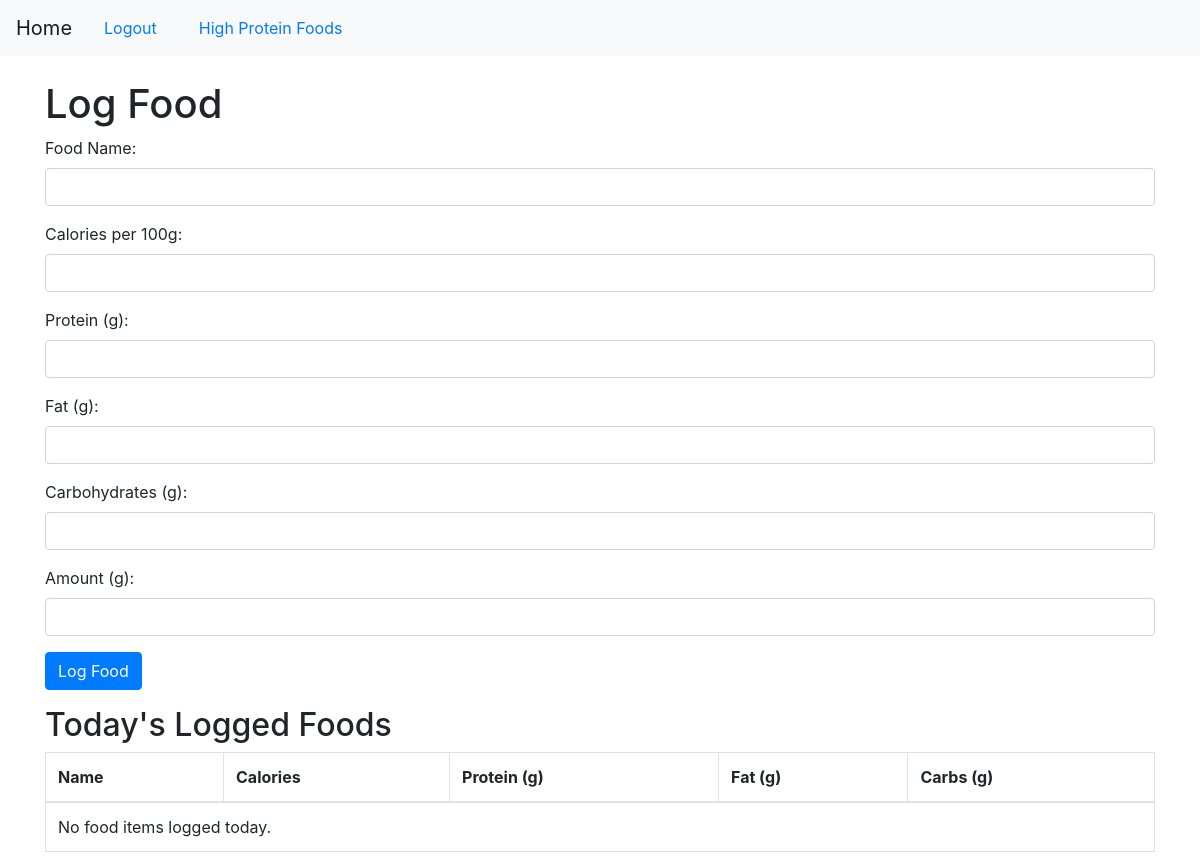
Before: /log_food (signed in) with the older database file.
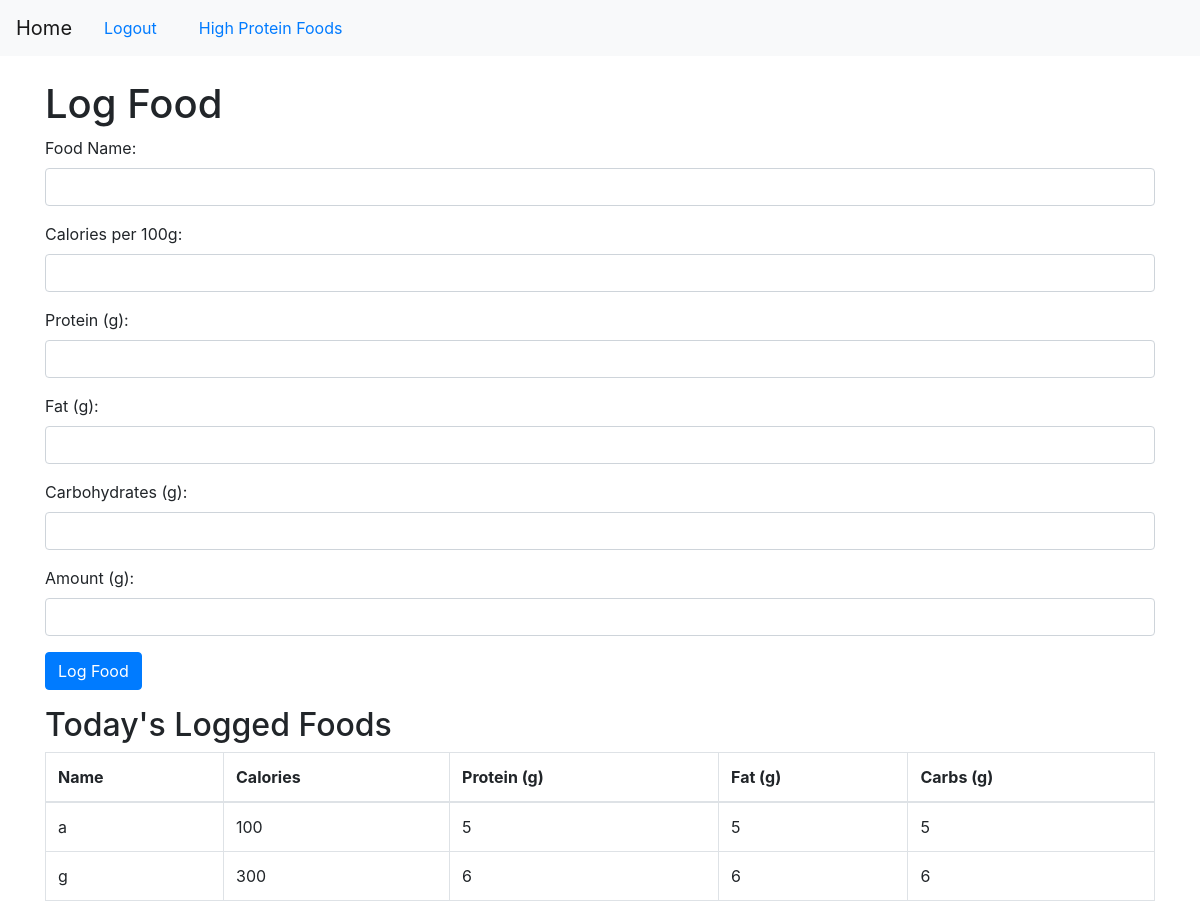
After: the same page with the newer database file.
### app/models.py (models this page shows)
class FoodEntry(db.Model):
    id = db.Column(db.Integer, primary_key=True)
    user_id = db.Column(db.Integer, db.ForeignKey('user.id'), nullable=False)
    date = db.Column(db.Date, default=datetime.utcnow)
    name = db.Column(db.String(100), nullable=False)
    calories = db.Column(db.Integer, nullable=False)
    protein = db.Column(db.Integer, nullable=False)
    fat = db.Column(db.Integer, nullable=False)
    carbs = db.Column(db.Integer, nullable=False)

### app/routes.py (the view, shortened to what this page needs)
@bp.route('/log_food', methods=['GET', 'POST'])
@login_required
def log_food():
    today = datetime.utcnow().date()
    food_entries_today = FoodEntry.query.filter_by(user_id=current_user.id, date=today).all()
    return render_template('log_food.html', food_entries=food_entries_today)

### app/__init__.py (called while the page is built)
def create_app():
    app = Flask(__name__)
    app.config['SECRET_KEY'] = 'your_secret_key'
    app.config['SQLALCHEMY_DATABASE_URI'] = 'sqlite:///site.db'
    app.config['SQLALCHEMY_TRACK_MODIFICATIONS'] = False
    db.init_app(app)
    migrate.init_app(app, db)
    login_manager.init_app(app)
    from app.routes import bp  # Import the Blueprint
    app.register_blueprint(bp)
    @login_manager.user_loader
    def load_user(user_id):
        from app.models import User
        return User.query.get(int(user_id))
    return app

### app/templates/log_food.html (shortened to what this page needs)
{% extends "base.html" %}
{% block content %}
<h1>Log Food</h1>
<form method="POST" action="{{ url_for('main.log_food') }}">
    <div class="form-group">
        <label for="name">Food Name:</label>
        <input type="text" id="name" name="name" class="form-control" required>
    </div>
    <div class="form-group">
        <label for="calories_per_100g">Calories per 100g:</label>
        <input type="number" id="calories_per_100g" name="calories_per_100g" class="form-control" required>
    </div>
    <div class="form-group">
        <label for="protein_per_100g">Protein (g):</label>
        <input type="number" id="protein_per_100g" name="protein_per_100g" class="form-control" required>
    </div>
    <div class="form-group">
        <label for="fat_per_100g">Fat (g):</label>
        <input type="number" id="fat_per_100g" name="fat_per_100g" class="form-control" required>
    </div>
    <div class="form-group">
        <label for="carbs_per_100g">Carbohydrates (g):</label>
        <input type="number" id="carbs_per_100g" name="carbs_per_100g" class="form-control" required>
    </div>
    <div class="form-group">
        <label for="amount">Amount (g):</label>
        <input type="number" id="amount" name="amount" class="form-control" required>
    </div>
    <div class="form-group">
        <input type="submit" value="Log Food" class="btn btn-primary">
    </div>
</form>
<h2>Today's Logged Foods</h2>
<table class="table table-bordered">
    <thead>
        <tr>
            <th>Name</th>
            <th>Calories</th>
            <th>Protein (g)</th>
            <th>Fat (g)</th>
            <th>Carbs (g)</th>
        </tr>
    </thead>
    <tbody>
        {% for entry in food_entries %}
        <tr>
            <td>{{ entry.name }}</td>
            <td>{{ entry.calories }}</td>
            <td>{{ entry.protein }}</td>
            <td>{{ entry.fat }}</td>
            <td>{{ entry.carbs }}</td>
        </tr>
        {% else %}
        <tr>
            <td colspan="5">No food items logged today.</td>
        </tr>
        {% endfor %}
    </tbody>
</table>
{% endblock %}

Changed rows visible on the page:
added FoodEntry: name "a", calories "100", protein "5", fat "5", carbs "5"
added FoodEntry: name "g", calories "300", protein "6", fat "6", carbs "6"
Other visible differences:
text no longer shown: "No food items logged today."
